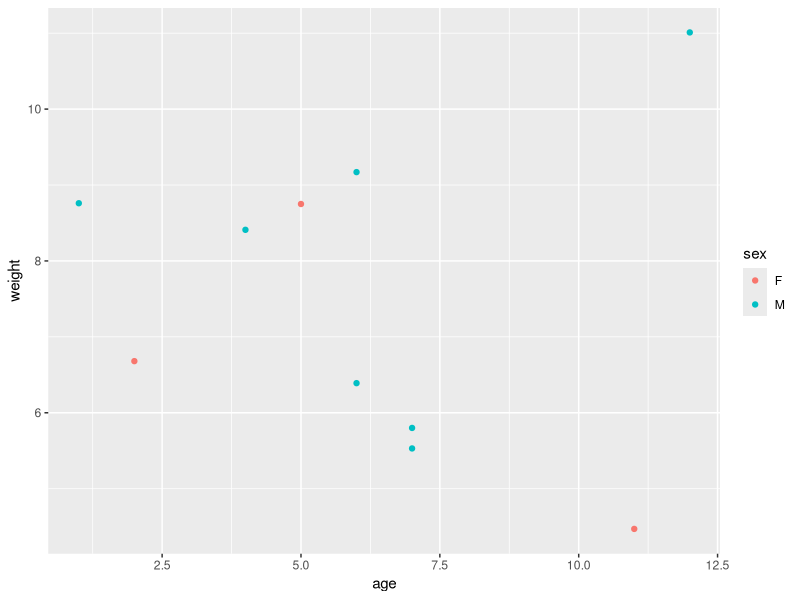
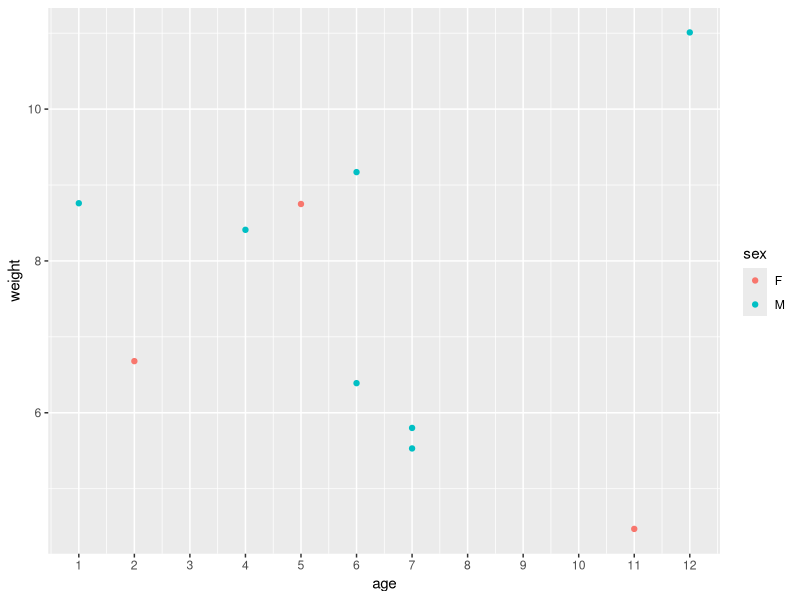
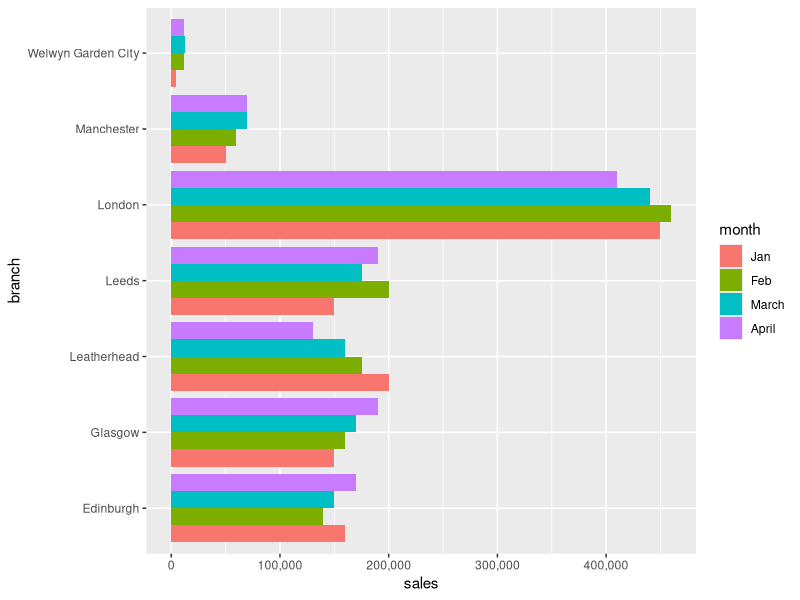
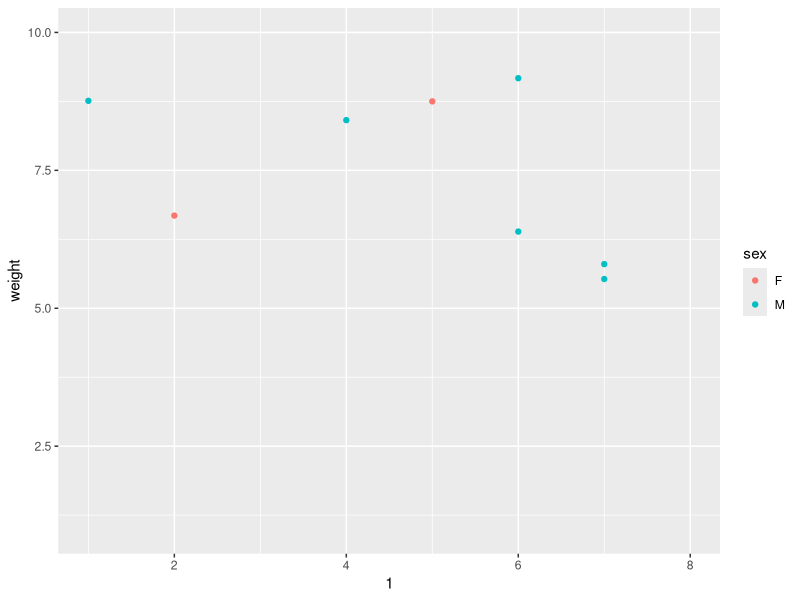

Here is the R script that generated these plots, in order:
## ---- chunk 1
library(tidyverse)
pets <- read_csv("data/pets.csv")
ggplot(pets) +
  aes(x = age, y = weight, colour = sex) +
  geom_point()
## ---- chunk 2
ggplot(pets) +
  aes(x = age, y = weight, colour = sex) +
  geom_point() +
  scale_x_continuous(breaks = 1:13) +
  scale_y_continuous(breaks = c(6, 8, 10))
## ---- chunk 3
monthly_sales <- read_csv("data/monthly_sales.csv")%>%
  mutate(month = factor(month, levels = c("Jan", "Feb", "March", "April"))) 

ggplot(monthly_sales) +
  aes(x = branch, y = sales, fill = month) +
  geom_col(position = "dodge") +
  scale_y_continuous(labels = scales::comma) +
  coord_flip()
## ---- chunk 4
ggplot(pets) +
  aes(age, weight, colour = sex) +
  geom_point() +
  scale_x_continuous(1:13, limits = c(1,8)) +
  ylim(1,10)
